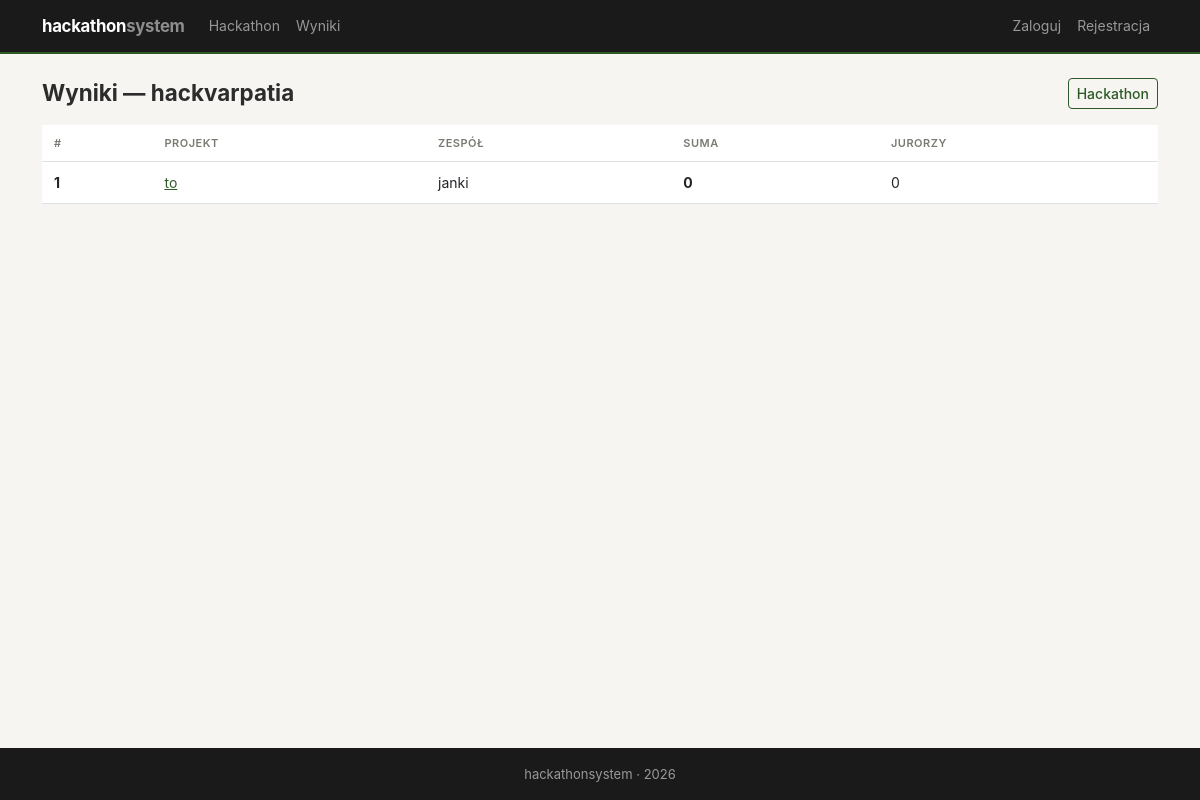
Before: /jury/results/ with the older database file.
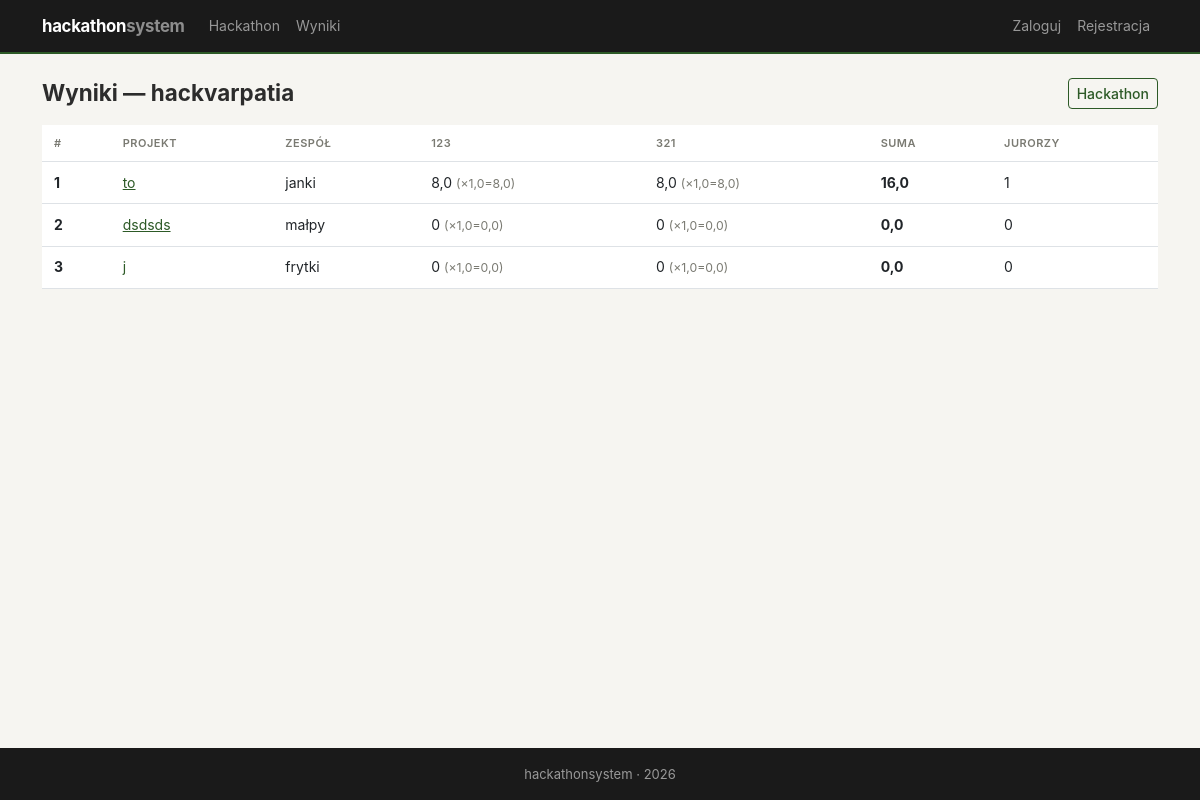
After: the same page with the newer database file.
### projects/models.py (models this page shows, shortened)
class Project(models.Model):
    STATUS_CHOICES = [
        ('draft', 'Szkic'),
        ('submitted', 'Oddany'),
    ]
    team = models.OneToOneField(Team, on_delete=models.CASCADE, related_name='project')
    title = models.CharField(max_length=300, verbose_name='Tytuł')
    description = models.TextField(verbose_name='Opis projektu')
    technologies = models.CharField(max_length=500, verbose_name='Użyte technologie')
    repo_url = models.URLField(blank=True, verbose_name='Link do repozytorium')
    demo_url = models.URLField(blank=True, verbose_name='Link do demo')
    status = models.CharField(max_length=20, choices=STATUS_CHOICES, default='draft')
    submitted_at = models.DateTimeField(auto_now=True)

### teams/models.py (models this page shows, shortened)
class Team(models.Model):
    name = models.CharField(max_length=200, verbose_name='Nazwa zespołu')
    hackathon = models.ForeignKey(Hackathon, on_delete=models.CASCADE, related_name='teams')
    captain = models.ForeignKey(User, on_delete=models.CASCADE, related_name='captained_teams')
    description = models.TextField(blank=True, verbose_name='Opis')
    created_at = models.DateTimeField(auto_now_add=True)
    class Meta:
        unique_together = ['name', 'hackathon']

### judging/models.py (models this page shows, shortened)
class Criterion(models.Model):
    hackathon = models.ForeignKey(Hackathon, on_delete=models.CASCADE, related_name='criteria')
    name = models.CharField(max_length=200, verbose_name='Nazwa kryterium')
    description = models.TextField(blank=True, verbose_name='Opis')
    max_points = models.PositiveIntegerField(default=10, verbose_name='Max punktów')
    weight = models.FloatField(default=1.0, verbose_name='Waga')
    class Meta:
        verbose_name_plural = 'Criteria'

### judging/views.py (the view)
# urls.py: path('results/', views.results, name='results'),
def results(request):
    hackathon = Hackathon.current()
    criteria = list(Criterion.objects.filter(hackathon=hackathon).order_by('pk'))
    projects = Project.objects.filter(
        team__hackathon=hackathon, status='submitted'
    ).select_related('team')
    rankings = []
    for project in projects:
        total_weighted = 0
        details = []
        for c in criteria:
            avg = Vote.objects.filter(project=project, criterion=c).aggregate(a=Avg('score'))['a']
            avg = round(avg, 2) if avg else 0
            weighted = round(avg * c.weight, 2)
            total_weighted += weighted
            details.append({'criterion': c, 'avg': avg, 'weighted': weighted})
        jury_voted = Vote.objects.filter(project=project).values('jury_member').distinct().count()
        rankings.append({
            'project': project,
            'total': round(total_weighted, 2),
            'details': details,
            'votes_count': jury_voted,
        })
    rankings.sort(key=lambda x: x['total'], reverse=True)
    return render(request, 'judging/results.html', {
        'hackathon': hackathon,
        'rankings': rankings,
        'criteria': criteria,
    })

### hackathon/models.py (called while the page is built)
    @classmethod
    def current(cls):
        h = cls.objects.first()
        if not h:
            raise Http404("Brak hackathonu. Utwórz hackathon w panelu admina.")
        return h

### judging/templates/judging/results.html (shortened to what this page needs)
{% extends 'base.html' %}
{% block content %}
<div class="section-header">
    <h2>Wyniki — {{ hackathon.name }}</h2>
    <a href="{% url 'hackathon:detail' %}" class="btn btn-outline-primary btn-sm">Hackathon</a>
</div>
{% if rankings %}
    <div class="table-responsive">
        <table class="table">
            <thead>
                <tr>
                    <th>#</th>
                    <th>Projekt</th>
                    <th>Zespół</th>
                    {% for c in criteria %}
                        <th title="{{ c.name }} (&times;{{ c.weight }})">{{ c.name }}</th>
                    {% endfor %}
                    <th>Suma</th>
                    <th>Jurorzy</th>
                </tr>
            </thead>
            <tbody>
                {% for r in rankings %}
                    <tr class="{% if forloop.counter == 1 %}ranking-1{% elif forloop.counter == 2 %}ranking-2{% elif forloop.counter == 3 %}ranking-3{% endif %}">
                        <td><strong>{{ forloop.counter }}</strong></td>
                        <td><a href="{% url 'projects:detail' r.project.pk %}">{{ r.project.title }}</a></td>
                        <td>{{ r.project.team.name }}</td>
                        {% for d in r.details %}
                            <td>{{ d.avg }} <small class="text-muted">(&times;{{ d.criterion.weight }}={{ d.weighted }})</small></td>
                        {% endfor %}
                        <td><strong>{{ r.total }}</strong></td>
                        <td>{{ r.votes_count }}</td>
                    </tr>
                {% endfor %}
            </tbody>
        </table>
    </div>
{% else %}
    <p class="text-muted">Brak wyników — nie ma jeszcze oddanych projektów lub głosów.</p>
{% endif %}
{% endblock %}

Changed rows visible on the page:
added Criterion: name "123", avg "8,0", criterion.weight "1,0", weighted "8,0", avg "0", weighted "0,0"
added Criterion: name "321", avg "8,0", criterion.weight "1,0", weighted "8,0", avg "0", weighted "0,0"
computed for Project "to": total "0" → "16,0"; votes_count "0" → "1"
added Project: project "dsdsds", project.team.name "małpy", total "0,0", votes_count "0"
added Project: project "j", project.team.name "frytki", total "0,0", votes_count "0"
